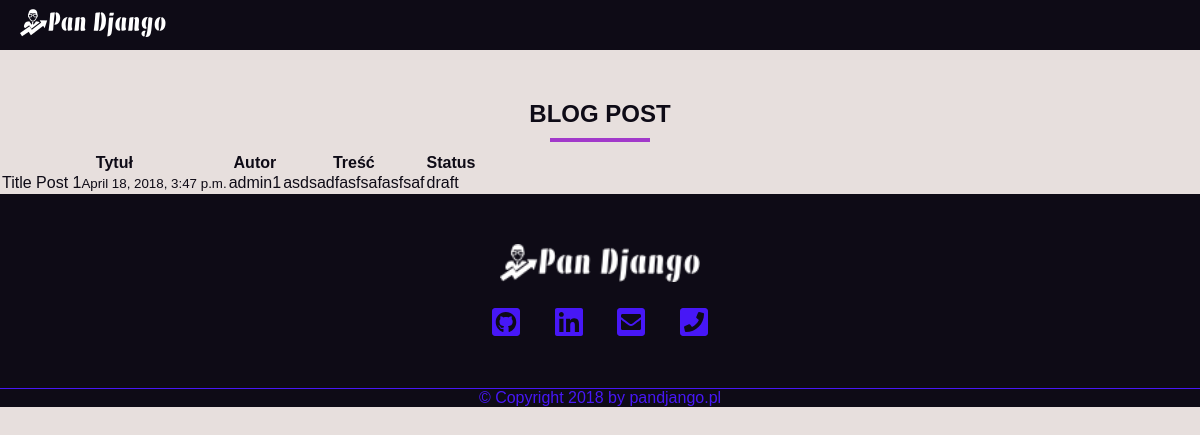
The page /blog/1 on the database its author committed.
### blog/models.py (models this page shows, shortened)
class BlogPost(models.Model):
    STATUS_CHOICES = (
        ('draft', 'Draft'),
        ('published', 'Published'),
    )
    title = models.CharField(max_length=250, verbose_name='Tytuł')
    slug = models.SlugField(max_length=250, unique_for_date='publish')
    author = models.ForeignKey(User, on_delete=models.CASCADE, related_name='blogposts', verbose_name='Autor')
    body = models.TextField(verbose_name='Treść')
    publish = models.DateTimeField(default=timezone.now, verbose_name='Data publikacji')
    created = models.DateTimeField(auto_now_add=True)
    updated = models.DateTimeField(auto_now=True)
    status = models.CharField(max_length=10, choices=STATUS_CHOICES, default='draft')
    class Meta:
        ordering = ('-publish',)
        verbose_name = 'Post'
        verbose_name_plural = 'Posty'

### blog/views.py (the view)
# urls.py: path('<int:pk>', PostView.as_view(), name='post_detail'),
class PostView(View):
    def get(self, request, pk):
        post = get_object_or_404(BlogPost, pk=pk)
        return render(request, 'post2.html', {'post': post})

### blog/templates/post2.html
{% extends 'base_blog.html' %}
{% block title %}Blog post{% endblock title %}
{% block content %}
      <table class="table">
        <thead class="thead-inverse">
          <tr>
            <th>Tytuł</th>
            <th>Autor</th>
            <th>Treść</th>
            <th>Status</th>
          </tr>
        </thead>
        <tbody>
            <tr>
              <td>{{ post.title }}<small class="text-muted d-block">{{ post.publish }}</small></td>
                <td>{{ post.author }}</td>
              <td >{{ post.body }}</td>
              <td>{{ post.status }}</td>
            </tr>
        </tbody>
      </table>
{% endblock content %}

### website/static/contact/main.css (style rules this page uses)
* { margin: 0; padding: 0; }
body { background: #e7dfdd; font-family: 'Mukta Mahee', sans-serif; color: #0e0b16; }

### rows shown on the page
BlogPost: title "Title Post 1", publish "April 18, 2018, 3:47 p.m.", author "admin1", body "asdsadfasfsafasfsaf", status "draft"
